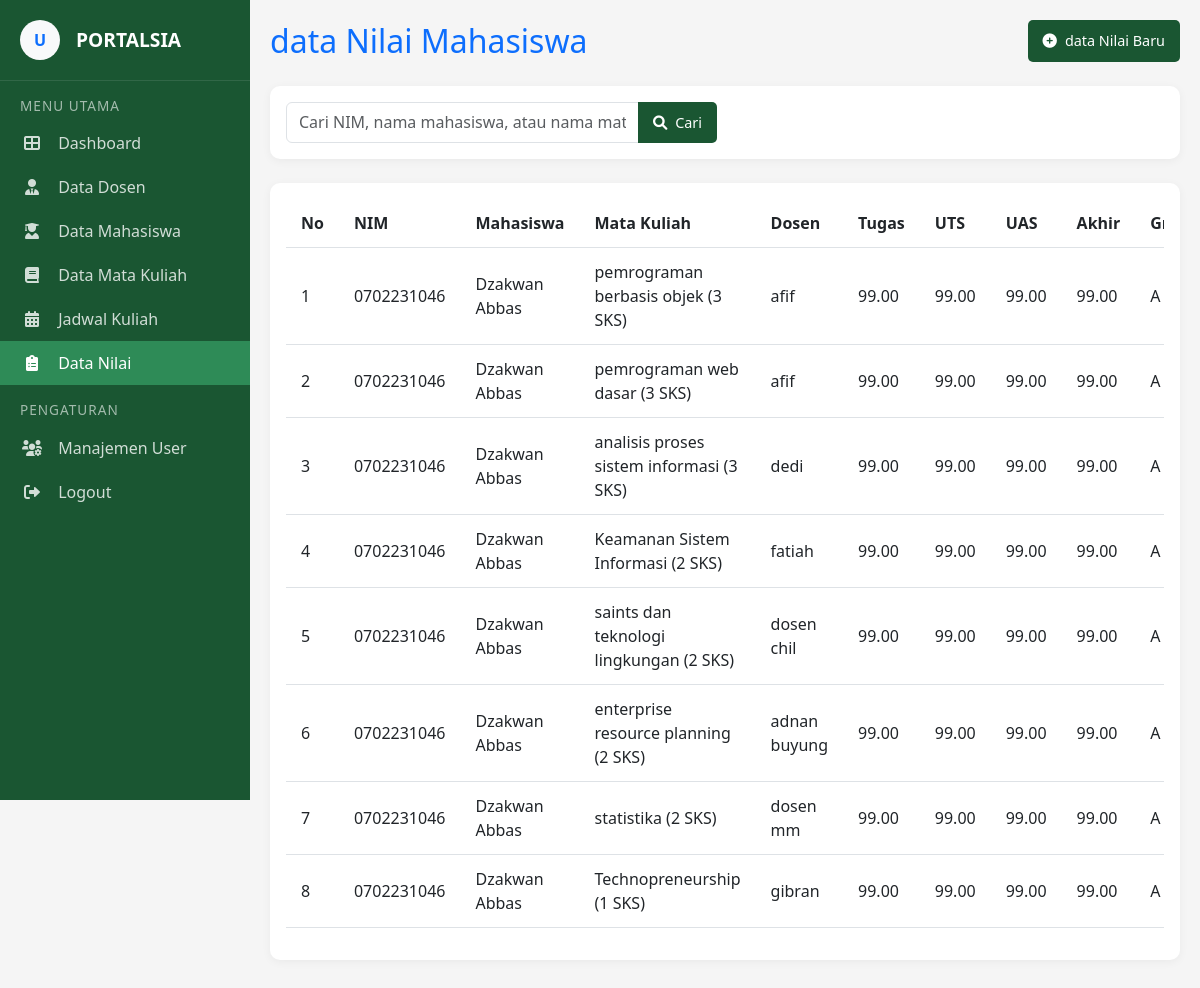
The page /views/admin/pages/datanilai.php (signed in) on the database its author committed.
### tables this page shows
CREATE TABLE `data_nilai` (
  `id` int(11) NOT NULL,
  `mahasiswa_id` int(11) NOT NULL,
  `jadwal_id` int(11) NOT NULL,
  `nilai_tugas` decimal(5,2) DEFAULT 0.00,
  `nilai_uts` decimal(5,2) DEFAULT 0.00,
  `nilai_uas` decimal(5,2) DEFAULT 0.00,
  `nilai_akhir` decimal(5,2) GENERATED ALWAYS AS (`nilai_tugas` * 0.3 + `nilai_uts` * 0.3 + `nilai_uas` * 0.4) STORED,
  `grade` char(2) GENERATED ALWAYS AS (case when `nilai_akhir` >= 85 then 'A' when `nilai_akhir` >= 80 then 'A-' when `nilai_akhir` >= 75 then 'B+' when `nilai_akhir` >= 70 then 'B' when `nilai_akhir` >= 65 then 'B-' when `nilai_akhir` >= 60 then 'C+' when `nilai_akhir` >= 55 then 'C' when `nilai_akhir` >= 40 then 'D' else 'E' end) STORED,
  `created_by` int(11) DEFAULT NULL COMMENT 'User yang menginput nilai',
  `created_at` timestamp NOT NULL DEFAULT current_timestamp(),
  `updated_at` timestamp NOT NULL DEFAULT current_timestamp() ON UPDATE current_timestamp()
);

CREATE TABLE `mahasiswa` (
  `id` int(11) NOT NULL,
  `nim` varchar(20) NOT NULL,
  `nama` varchar(100) NOT NULL,
  `prodi` varchar(10) NOT NULL,
  `alamat` text DEFAULT NULL,
  `nohp` varchar(15) DEFAULT NULL,
  `email` varchar(100) DEFAULT NULL,
  `user_id` int(11) DEFAULT NULL
);

CREATE TABLE `mata_kuliah` (
  `kode_matkul` varchar(20) NOT NULL,
  `nama_matkul` varchar(100) NOT NULL,
  `sks` tinyint(4) NOT NULL,
  `semester` tinyint(4) NOT NULL,
  `prodi` varchar(10) NOT NULL
);

CREATE TABLE `dosen` (
  `nip` varchar(20) NOT NULL,
  `nama` varchar(100) NOT NULL,
  `bidang_keahlian` varchar(100) DEFAULT NULL,
  `pangkat` varchar(50) DEFAULT NULL,
  `alamat` text DEFAULT NULL,
  `nohp` varchar(15) DEFAULT NULL,
  `email` varchar(100) DEFAULT NULL,
  `prodi` varchar(10) DEFAULT NULL,
  `user_id` int(11) DEFAULT NULL
);

### views/admin/pages/datanilai.php (the view, shortened to what this page needs)
<?php
require_once __DIR__.'/../../../include/config.php';
require_once __DIR__.'/../../../include/datanilai_functions.php';
$page = isset($_GET['page']) ? (int)$_GET['page'] : 1;
$per_page = 10;
$offset = ($page - 1) * $per_page;
$search = isset($_GET['search']) ? clean_input($_GET['search']) : '';
if (empty($search)) {
    $sql = "SELECT dn.*,
                   m.nim, m.nama AS nama_mahasiswa,
                   mk.nama_matkul, mk.sks,
                   d.nama AS nama_dosen,
                   j.hari, j.waktu_mulai, j.waktu_selesai
            FROM data_nilai dn
            JOIN mahasiswa m ON dn.mahasiswa_id = m.id
            JOIN jadwal_kuliah j ON dn.jadwal_id = j.id
            JOIN mata_kuliah mk ON j.kode_matkul = mk.kode_matkul
            JOIN dosen d ON j.dosen_nip = d.nip
            ORDER BY m.nama ASC LIMIT ?, ?";
    $stmt = $conn->prepare($sql);
    $stmt->bind_param("ii", $offset, $per_page);
}
$stmt->execute();
$result = $stmt->get_result();
?>
<!DOCTYPE html>
<html lang="id">
<head>
    <link href="https://cdn.jsdelivr.net/npm/bootstrap@5.3.0/dist/css/bootstrap.min.css" rel="stylesheet">
    <link rel="stylesheet" href="https://cdn.jsdelivr.net/npm/bootstrap-icons@1.10.0/font/bootstrap-icons.css">
    <link rel="stylesheet" href="https://cdnjs.cloudflare.com/ajax/libs/font-awesome/6.0.0-beta3/css/all.min.css">
    <link rel="stylesheet" href="../../../css/admin.css">
    </head>
<body>
    <div class="sidebar">
    <div class="sidebar-header d-flex align-items-center">
        <div class="bg-light text-primary rounded-circle d-flex align-items-center justify-content-center me-3" style="width: 40px; height: 40px;">
            <span class="fw-bold">U</span>
        </div>
        <span class="sidebar-brand">PORTALSIA</span>
    </div>
    <div class="menu-category">MENU UTAMA</div>
    <div class="menu">
        <a href="dashboard.php" class="menu-item <?php echo basename($_SERVER['PHP_SELF']) == 'dashboard.php' ? 'active' : ''; ?>">
            <i class="fas fa-th-large"></i>
            <span>Dashboard</span>
        </a>
        <a href="datadosen.php" class="menu-item <?php echo basename($_SERVER['PHP_SELF']) == 'datadosen.php' ? 'active' : ''; ?>">
            <i class="fas fa-user-tie"></i>
            <span>Data Dosen</span>
        </a>
        <a href="datamahasiswa.php" class="menu-item <?php echo basename($_SERVER['PHP_SELF']) == 'datamahasiswa.php' ? 'active' : ''; ?>">
            <i class="fas fa-user-graduate"></i>
            <span>Data Mahasiswa</span>
        </a>
        <a href="datamatakuliah.php" class="menu-item <?php echo basename($_SERVER['PHP_SELF']) == 'datamatakuliah.php' ? 'active' : ''; ?>">
            <i class="fas fa-book"></i>
            <span>Data Mata Kuliah</span>
        </a>
        <a href="jadwalkuliah.php" class="menu-item <?php echo basename($_SERVER['PHP_SELF']) == 'jadwalkuliah.php' ? 'active' : ''; ?>">
            <i class="fas fa-calendar-alt"></i>
            <span>Jadwal Kuliah</span>
        </a>
        <a href="datanilai.php" class="menu-item <?php echo basename($_SERVER['PHP_SELF']) == 'datanilai.php' ? 'active' : ''; ?>">
            <i class="fas fa-clipboard-list"></i>
            <span>Data Nilai</span>
        </a>
    </div>
    <div class="menu-category">PENGATURAN</div>
    <div class="menu">
        <a href="manajemenuser.php" class="menu-item <?php echo basename($_SERVER['PHP_SELF']) == 'manajemenuser.php' ? 'active' : ''; ?>">
            <i class="fas fa-users-cog"></i>
            <span>Manajemen User</span>
        </a>
        <a href="logout.php" class="menu-item">
            <i class="fas fa-sign-out-alt"></i>
            <span>Logout</span>
        </a>
    </div>
</div>
        <main class="main-content">
            <div class="d-flex justify-content-between align-items-center mb-4">
                <h2 class="mb-0 text-primary">data Nilai Mahasiswa</h2>
                <button class="btn btn-primary" data-bs-toggle="modal" data-bs-target="#tambahModal">
                    <i class="fas fa-plus-circle me-2"></i>data Nilai Baru
                </button>
            </div>
            <div class="card mb-4">
                <div class="card-body">
                    <form method="GET" class="row g-3">
                        <div class="col-md-6">
                            <div class="input-group">
                                <input type="text" class="form-control" name="search" placeholder="Cari NIM, nama mahasiswa, atau nama matkul..." value="<?php echo htmlspecialchars($search); ?>">
                                <button class="btn btn-primary" type="submit">
                                    <i class="fas fa-search me-1"></i> Cari
                                </button>
                            </div>
                        </div>
                    </form>
                </div>
            </div>
            <div class="card fade-in">
                <div class="card-body">
                    <div class="table-responsive">
                        <table class="table table-hover">
                            <thead>
                                <tr>
                                    <th>No</th>
                                    <th>NIM</th>
                                    <th>Mahasiswa</th>
                                    <th>Mata Kuliah</th>
                                    <th>Dosen</th>
                                    <th>Tugas</th>
                                    <th>UTS</th>
                                    <th>UAS</th>
                                    <th>Akhir</th>
                                    <th>Grade</th>
                                </tr>
                            </thead>
                            <tbody>
                                <?php if ($result->num_rows > 0): ?>
                                    <?php $no = $offset + 1; ?>
                                    <?php while ($row = $result->fetch_assoc()): ?>
                                    <tr>
                                        <td><?php echo $no++; ?></td>
                                        <td><?php echo htmlspecialchars($row['nim']); ?></td>
                                        <td><?php echo htmlspecialchars($row['nama_mahasiswa']); ?></td>
                                        <td><?php echo htmlspecialchars($row['nama_matkul']); ?> (<?php echo $row['sks']; ?> SKS)</td>
                                        <td><?php echo htmlspecialchars($row['nama_dosen']); ?></td>
                                        <td><?php echo number_format($row['nilai_tugas'], 2); ?></td>
                                        <td><?php echo number_format($row['nilai_uts'], 2); ?></td>
                                        <td><?php echo number_format($row['nilai_uas'], 2); ?></td>
                                        <td><?php echo number_format($row['nilai_akhir'], 2); ?></td>
                                        <td class="grade-<?php echo $row['grade']; ?>"><?php echo $row['grade']; ?></td>
                                    </tr>
                                    <?php endwhile; ?>
                                <?php else: ?>
                                    <tr>
                                        <td colspan="11" class="text-center">Tidak ada data nilai</td>
                                    </tr>
                                <?php endif; ?>
                            </tbody>
                        </table>
                    </div>
                </div>
            </div>
        </main>
</body>
</html>

### css/admin.css (style rules this page uses)
:root { --primary: #1a5632; --primary-light: #2e8b57; --primary-dark: #0d2818; --secondary: #6c757d; --light: #f8f9fa; --dark: #212529; }
body { background-color: #f5f5f5; font-family: 'Segoe UI', Tahoma, Geneva, Verdana, sans-serif; }
.sidebar { width: 250px; background-color: var(--primary); color: white; min-height: 100vh; position: fixed; transition: all 0.3s; }
.sidebar-header { padding: 20px; border-bottom: 1px solid rgba(255,255,255,0.1); }
.sidebar-brand { font-weight: 600; font-size: 1.2rem; }
.menu-category { padding: 15px 20px 5px; color: rgba(255,255,255,0.6); font-size: 0.85rem; text-transform: uppercase; letter-spacing: 1px; font-weight: 500; }
.menu { padding: 0; }
.menu-item { padding: 10px 20px; color: rgba(255,255,255,0.8); transition: all 0.3s; display: block; text-decoration: none; }
.menu-item:hover, .menu-item.active { background-color: var(--primary-light); color: white; text-decoration: none; }
.menu-item i { width: 24px; text-align: center; margin-right: 10px; }
.main-content { margin-left: 250px; padding: 20px; transition: all 0.3s; }
.btn { background-color: var(--primary); color: white; border: none; padding: 10px 15px; border-radius: 5px; font-size: 0.9rem; transition: all 0.3s; }
.btn-primary { background-color: var(--primary); border-color: var(--primary); }
.card { border: none; border-radius: 10px; box-shadow: 0 2px 10px rgba(0,0,0,0.05); margin-bottom: 20px; }
.table thead { background-color: var(--primary); color: white; }
.table th { padding: 12px 15px; }
.table td { vertical-align: middle; padding: 12px 15px; }

### rows shown on the page
data_nilai: mahasiswa.nim "0702231046", mahasiswa.nama "Dzakwan Abbas", mata_kuliah.nama_matkul "pemrograman berbasis objek", mata_kuliah.sks "3", dosen.nama "afif", nilai_tugas "99.00", nilai_uts "99.00", nilai_uas "99.00", nilai_akhir "99.00", grade "A"
data_nilai: mahasiswa.nim "0702231046", mahasiswa.nama "Dzakwan Abbas", mata_kuliah.nama_matkul "pemrograman web dasar", mata_kuliah.sks "3", dosen.nama "afif", nilai_tugas "99.00", nilai_uts "99.00", nilai_uas "99.00", nilai_akhir "99.00", grade "A"
data_nilai: mahasiswa.nim "0702231046", mahasiswa.nama "Dzakwan Abbas", mata_kuliah.nama_matkul "analisis proses sistem informasi", mata_kuliah.sks "3", dosen.nama "dedi", nilai_tugas "99.00", nilai_uts "99.00", nilai_uas "99.00", nilai_akhir "99.00", grade "A"
data_nilai: mahasiswa.nim "0702231046", mahasiswa.nama "Dzakwan Abbas", mata_kuliah.nama_matkul "Keamanan Sistem Informasi", mata_kuliah.sks "2", dosen.nama "fatiah", nilai_tugas "99.00", nilai_uts "99.00", nilai_uas "99.00", nilai_akhir "99.00", grade "A"
data_nilai: mahasiswa.nim "0702231046", mahasiswa.nama "Dzakwan Abbas", mata_kuliah.nama_matkul "saints dan teknologi lingkungan", mata_kuliah.sks "2", dosen.nama "dosen chil", nilai_tugas "99.00", nilai_uts "99.00", nilai_uas "99.00", nilai_akhir "99.00", grade "A"
data_nilai: mahasiswa.nim "0702231046", mahasiswa.nama "Dzakwan Abbas", mata_kuliah.nama_matkul "enterprise resource planning", mata_kuliah.sks "2", dosen.nama "adnan buyung", nilai_tugas "99.00", nilai_uts "99.00", nilai_uas "99.00", nilai_akhir "99.00", grade "A"
data_nilai: mahasiswa.nim "0702231046", mahasiswa.nama "Dzakwan Abbas", mata_kuliah.nama_matkul "statistika", mata_kuliah.sks "2", dosen.nama "dosen mm", nilai_tugas "99.00", nilai_uts "99.00", nilai_uas "99.00", nilai_akhir "99.00", grade "A"
data_nilai: mahasiswa.nim "0702231046", mahasiswa.nama "Dzakwan Abbas", mata_kuliah.nama_matkul "Technopreneurship", mata_kuliah.sks "1", dosen.nama "gibran", nilai_tugas "99.00", nilai_uts "99.00", nilai_uas "99.00", nilai_akhir "99.00", grade "A"
